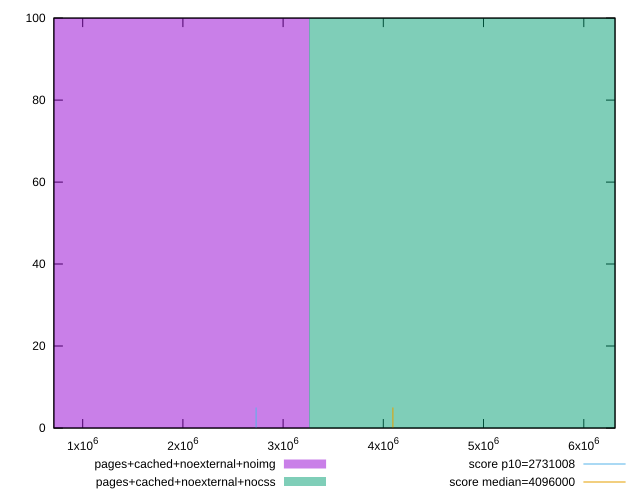

Recreate this plot in gnuplot.
reset
set terminal svg size 640, 500
set output "reprap/total-byte-weight/comparison/histogram/8_vs_9.svg"

$pagesCachedNoexternalNoimg <<EOF
0 100
EOF

$pagesCachedNoexternalNocss <<EOF
6511499.841582086 100
EOF

set key outside below
set boxwidth 6511499.841582086
set yrange [0:100]
set style fill transparent solid 0.5 noborder

plot \
  $pagesCachedNoexternalNoimg title "pages+cached+noexternal+noimg" with boxes, \
  $pagesCachedNoexternalNocss title "pages+cached+noexternal+nocss" with boxes, \


reset
